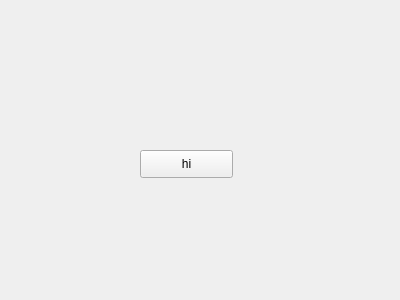
<?xml version="1.0" encoding="UTF-8"?>
<ui version="4.0">
 <class>Widget</class>
 <widget class="QWidget" name="Widget">
  <property name="geometry">
   <rect>
    <x>0</x>
    <y>0</y>
    <width>400</width>
    <height>300</height>
   </rect>
  </property>
  <property name="windowTitle">
   <string>Widget</string>
  </property>
  <widget class="QPushButton" name="pushButton">
   <property name="geometry">
    <rect>
     <x>140</x>
     <y>150</y>
     <width>93</width>
     <height>28</height>
    </rect>
   </property>
   <property name="text">
    <string>hi</string>
   </property>
  </widget>
 </widget>
 <layoutdefault spacing="6" margin="11"/>
 <resources/>
 <connections>
  <connection>
   <sender>pushButton</sender>
   <signal>clicked()</signal>
   <receiver>Widget</receiver>
   <slot>close()</slot>
   <hints>
    <hint type="sourcelabel">
     <x>186</x>
     <y>163</y>
    </hint>
    <hint type="destinationlabel">
     <x>199</x>
     <y>149</y>
    </hint>
   </hints>
  </connection>
 </connections>
</ui>
